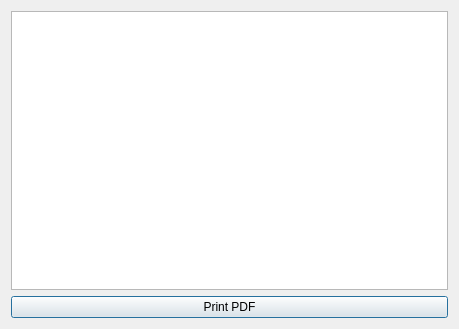
<?xml version="1.0" encoding="UTF-8"?>
<ui version="4.0">
 <class>ExerciseB</class>
 <widget class="QDialog" name="ExerciseB">
  <property name="geometry">
   <rect>
    <x>0</x>
    <y>0</y>
    <width>459</width>
    <height>329</height>
   </rect>
  </property>
  <property name="windowTitle">
   <string>Exercise B</string>
  </property>
  <layout class="QVBoxLayout" name="verticalLayout">
   <item>
    <widget class="QListView" name="listView"/>
   </item>
   <item>
    <widget class="QPushButton" name="pushButton">
     <property name="text">
      <string>Print PDF</string>
     </property>
    </widget>
   </item>
  </layout>
 </widget>
 <resources/>
 <connections/>
</ui>
